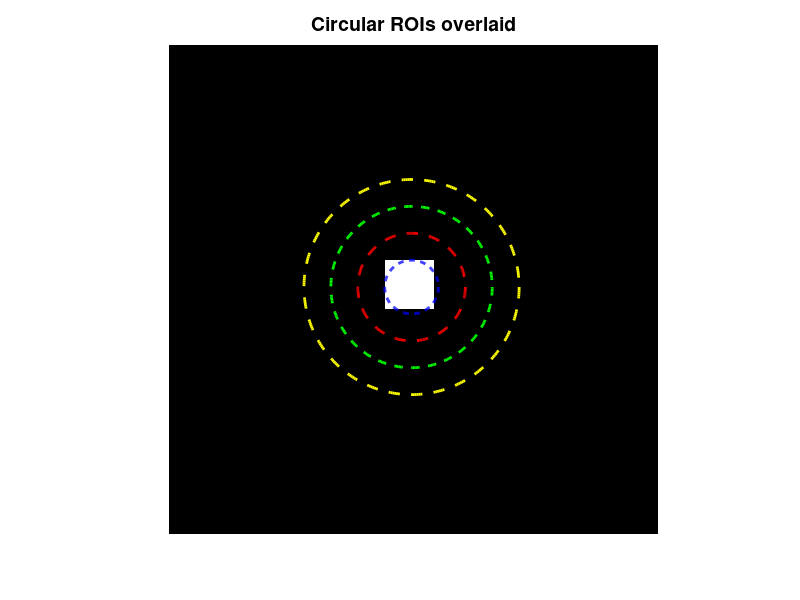
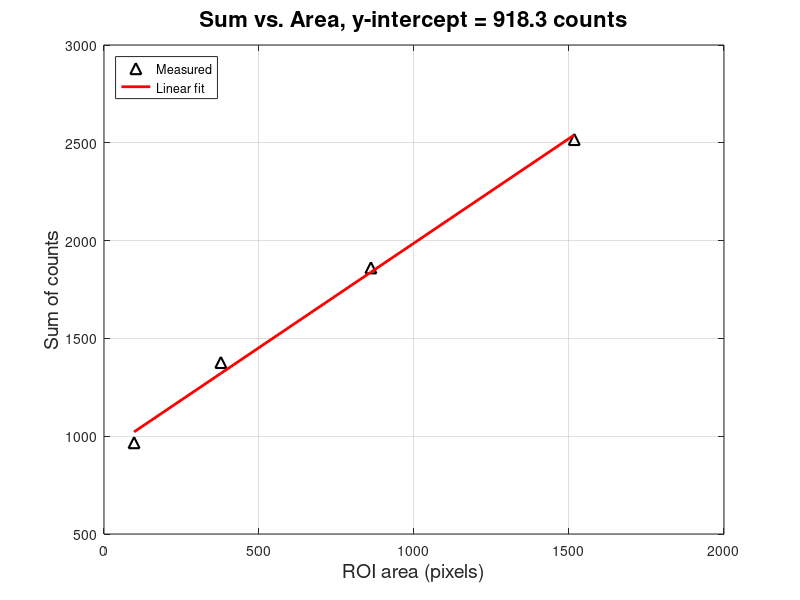
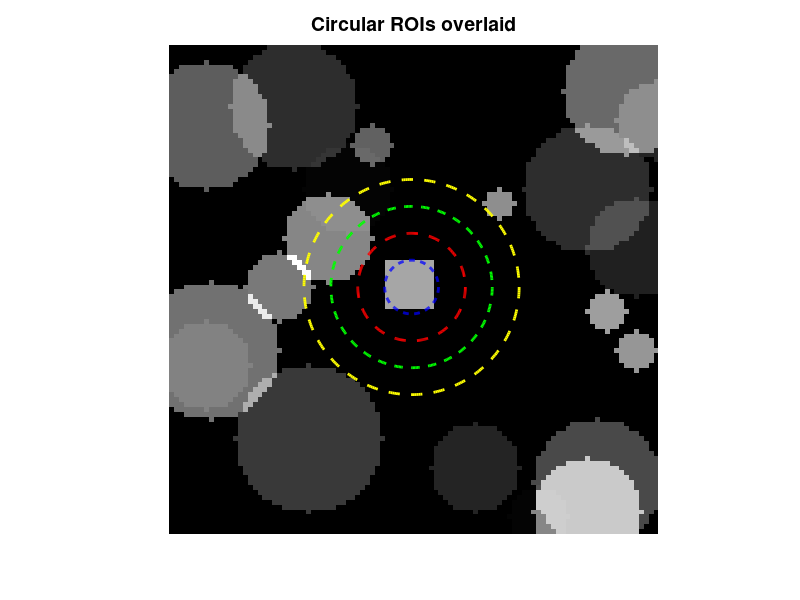
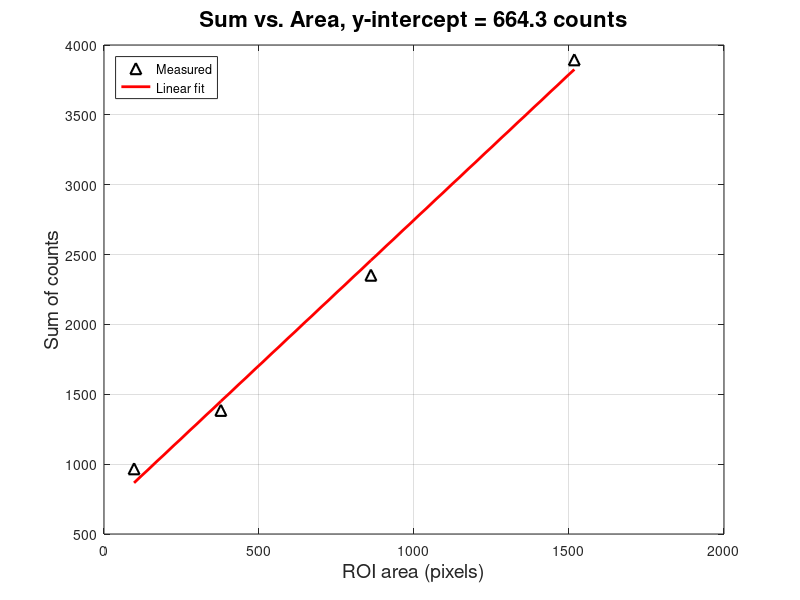

MATLAB code for these plots, in order:
%% Model for why the TIS estimation works — Circular ROI version
% Adapted from Csuflog20140820 toy model

clear all;
close all;
clc;

% 1) Build the toy image
background = ones(100,100);
embed      = ones(10,10)*10 + 1;
[l_1, l_2] = size(embed);
% center embed at (50,50)
y_start = 50 - floor(l_1/2);
x_start = 50 - floor(l_2/2);
background(y_start:y_start+l_1-1, x_start:x_start+l_2-1) = embed;
img = background;

% 2) Define center of all ROIs
xcenter = 50;
ycenter = 50;

% 3) Base width → used to set circle radii
width_s = l_1 * 1.1;         % ~11 pixels
radii   = width_s * [0.5, 1, 1.5, 2];  % radii for circles

% 4) Precompute coordinate grid
[M, N] = size(img);
[X, Y] = meshgrid(1:N, 1:M);

% 5) Preallocate arrays
numROIs = numel(radii);
sums    = zeros(1, numROIs);
areas   = zeros(1, numROIs);

% 6) Loop over each circle ROI
for i = 1:numROIs
    mask      = (X - xcenter).^2 + (Y - ycenter).^2 <= radii(i).^2;
    sums(i)   = sum( img(mask) );
    areas(i)  = sum( mask(:) );    % <-- correct parentheses here
end

% 7) Fit line to sum vs. area
coeffs  = polyfit(areas, sums, 1);
m       = coeffs(1);
b       = coeffs(2);
fitLine = m * areas + b;

% 8) Show image with circles overlaid
figure;
imagesc(img);
colormap('gray');
axis image off;
hold on;
theta  = linspace(0, 2*pi, 360);
colors = {'b--', 'r--', 'g--', 'y--'};
for i = 1:numROIs
    xC = xcenter + radii(i) * cos(theta);
    yC = ycenter + radii(i) * sin(theta);
    plot(xC, yC, colors{i}, 'LineWidth', 2);
end
title('Circular ROIs overlaid','FontSize',14);

% 9) Plot sums vs. area and display intercept
figure;
plot(areas, sums, 'k^','MarkerSize',8,'LineWidth',1.5);
hold on;
plot(areas, fitLine, 'r-','LineWidth',2);
xlabel('ROI area (pixels)','FontSize',14);
ylabel('Sum of counts','FontSize',14);
title(sprintf('Sum vs. Area, y-intercept = %.1f counts', b),'FontSize',16);
legend('Measured','Linear fit','Location','NorthWest');
grid on;


%% 
%% Model for why the TIS estimation works — Circular ROIs + Random-circle background
% Adapted from Csuflog20140820 toy model

clear; close all; clc;

% 1) Build the toy image: background of random circles + central embed
imgSize = 100;
background = ones(imgSize, imgSize);

% grid for drawing circles
[Xbg, Ybg] = meshgrid(1:imgSize, 1:imgSize);

% scatter a bunch of random circles
numRandomCircles = 20;
minRadius = 3; 
maxRadius = 15;
for k = 1:numRandomCircles
    cx = randi([1, imgSize]);           % random center x
    cy = randi([1, imgSize]);           % random center y
    r  = randi([minRadius, maxRadius]); % random radius
    mask = (Xbg - cx).^2 + (Ybg - cy).^2 <= r.^2;
    % add a random extra count (0–10) inside each circle
    background(mask) = background(mask) + rand()*10;
end

% now embed the 10×10 high-scatter “spot” in the center
embed = ones(10,10)*10 + 1;
[l1, l2] = size(embed);
yStart = round(imgSize/2 - l1/2);
xStart = round(imgSize/2 - l2/2);
background(yStart:yStart+l1-1, xStart:xStart+l2-1) = embed;

img = background;


% 2) Define center for circular ROIs
xcenter = imgSize/2;
ycenter = imgSize/2;

% 3) Base width → determine ROI radii
width_s = l1 * 1.1;  % ~11 pixels
radii   = width_s * [0.5, 1, 1.5, 2];

% 4) Build coordinate grid for ROI masks
[M, N] = size(img);
[X, Y] = meshgrid(1:N, 1:M);

% 5) Preallocate sums & areas
numROIs = numel(radii);
sums    = zeros(1, numROIs);
areas   = zeros(1, numROIs);

% 6) Compute total counts & pixel-counts within each circular ROI
for i = 1:numROIs
    mask      = (X - xcenter).^2 + (Y - ycenter).^2 <= radii(i).^2;
    sums(i)   = sum( img(mask) );
    areas(i)  = sum( mask(:) );    % <-- fixed parentheses here
end

% 7) Fit sum vs. area to a line: sum = m·area + b
coeffs  = polyfit(areas, sums, 1);
m       = coeffs(1);
b       = coeffs(2);
fitLine = m * areas + b;

% 8) Show image with circular ROIs overlaid
figure;
imagesc(img);
colormap('gray');
axis image off;
hold on;
theta  = linspace(0, 2*pi, 360);
colors = {'b--','r--','g--','y--'};
for i = 1:numROIs
    xC = xcenter + radii(i)*cos(theta);
    yC = ycenter + radii(i)*sin(theta);
    plot(xC, yC, colors{i}, 'LineWidth', 2);
end
title('Circular ROIs overlaid','FontSize',14);

% 9) Plot sums vs. area and annotate intercept
figure;
plot(areas, sums, 'k^','MarkerSize',8,'LineWidth',1.5);
hold on;
plot(areas, fitLine, 'r-','LineWidth',2);
xlabel('ROI area (pixels)','FontSize',14);
ylabel('Sum of counts','FontSize',14);
title(sprintf('Sum vs. Area, y-intercept = %.1f counts', b),'FontSize',16);
legend('Measured','Linear fit','Location','NorthWest');
grid on;

%%

%% Model for why the TIS estimation works — 6 Nested Circular ROIs
% Adapted from Csuflog20140820 toy model

clear; close all; clc;

% 1) Build the toy image: background of random circles + central embed
imgSize = 100;
background = ones(imgSize, imgSize);

[Xbg, Ybg] = meshgrid(1:imgSize, 1:imgSize);
numRandomCircles = 20;
minRadius = 3; maxRadius = 15;
for k = 1:numRandomCircles
    cx = randi(imgSize);
    cy = randi(imgSize);
    r  = randi([minRadius, maxRadius]);
    mask = (Xbg - cx).^2 + (Ybg - cy).^2 <= r.^2;
    background(mask) = background(mask) + rand()*10;
end

embed = ones(10,10)*10 + 1;
[l1, l2] = size(embed);
yStart = round(imgSize/2 - l1/2);
xStart = round(imgSize/2 - l2/2);
background(yStart:yStart+l1-1, xStart:xStart+l2-1) = embed;

img = background;

% 2) Center for ROI placement
xcenter = imgSize/2;
ycenter = imgSize/2;

% 3) Define six nested radii, each 0.5*width_s apart
width_s = l1 * 1.1;           % ~11 pixels
factors = linspace(2.5,3,6);        % [0.5, 1.0, 1.5, 2.0, 2.5, 3.0]
radii   = width_s * factors;  % six radii

% 4) Precompute grid for mask creation
[M, N] = size(img);
[X, Y] = meshgrid(1:N, 1:M);

% 5) Allocate storage
numROIs = numel(radii);
sums    = zeros(1, numROIs);
areas   = zeros(1, numROIs);

% 6) Compute sums & areas inside each circular ROI
for i = 1:numROIs
    mask     = (X - xcenter).^2 + (Y - ycenter).^2 <= radii(i).^2;
    sums(i)  = sum( img(mask) );
    areas(i) = sum( mask(:) );
end

% 7) Linear fit: sum ≈ m·area + b
coeffs  = polyfit(areas, sums, 1);
m       = coeffs(1);
b       = coeffs(2);
fitLine = m * areas + b;

% 8) Display image with the six circles overlaid
figure;
imagesc(img);
colormap('gray');
axis image off; hold on;
theta  = linspace(0,2*pi,360);
colors = {'b--','r--','g--','y--','m--','c--'};
for i = 1:numROIs
    xC = xcenter + radii(i)*cos(theta);
    yC = ycenter + radii(i)*sin(theta);
    plot(xC, yC, colors{i}, 'LineWidth', 2);
end
title('Six Nested Circular ROIs','FontSize',14);

% 9) Plot sum vs. area with fit
figure;
plot(areas, sums, 'k^','MarkerSize',8,'LineWidth',1.5);
hold on;
plot(areas, fitLine, 'r-','LineWidth',2);
xlabel('ROI area (pixels)','FontSize',14);
ylabel('Sum of counts','FontSize',14);
title(sprintf('Sum vs. Area, y-intercept = %.1f counts', b),'FontSize',16);
legend('Measured','Linear fit','Location','NorthWest');
grid on;

%% 

%% Dynamic TIS intercept vs. background brightness with live subplot
% 6 nested circular ROIs, ramp the background over 1000 iterations,
% update both the ROI image and a live plot of the y-intercept evolution.

clear; close all; clc;

% 1) Build the toy image: random circles + central embed
imgSize = 100;
background = ones(imgSize);

[Xbg, Ybg] = meshgrid(1:imgSize, 1:imgSize);
numRandomCircles = 20;
minRadius = 3; maxRadius = 15;
randomMask = false(imgSize);

for k = 1:numRandomCircles
    cx = randi(imgSize);
    cy = randi(imgSize);
    r  = randi([minRadius, maxRadius]);
    thisMask = (Xbg - cx).^2 + (Ybg - cy).^2 <= r.^2;
    randomMask = randomMask | thisMask;
    background(thisMask) = background(thisMask) + rand()*10;
end

embed = ones(10,10)*10 + 1;
[l1, ~] = size(embed);
yStart = round(imgSize/2 - l1/2);
xStart = round(imgSize/2 - l1/2);
background(yStart:yStart+l1-1, xStart:xStart+l1-1) = embed;

img = background;

% 2) Define 6 nested circular ROIs
xcenter = imgSize/2;
ycenter = imgSize/2;
width_s = l1 * 1.1;
radii   = width_s * linspace(2.5,3,6);  % six radii
[X, Y] = meshgrid(1:imgSize, 1:imgSize);
numROIs = numel(radii);

% 3) Preallocate storage for fit intercepts
numIterations = 1000;
yIntercepts   = nan(1, numIterations);

% 4) Create figure with two subplots
hFig = figure('Name','Dynamic ROIs and Intercept','NumberTitle','off',...
              'Position',[200 200 900 400]);

% Left: image + ROIs
hAxImg = subplot(1,2,1);
hImg = imagesc(img, 'Parent', hAxImg);
colormap(hAxImg, 'gray');
axis(hAxImg, 'image', 'off');
hold(hAxImg, 'on');
theta = linspace(0,2*pi,360);
colors = {'b--','r--','g--','y--','m--','c--'};
for i = 1:numROIs
    xC = xcenter + radii(i)*cos(theta);
    yC = ycenter + radii(i)*sin(theta);
    plot(hAxImg, xC, yC, colors{i}, 'LineWidth', 2);
end
title(hAxImg, 'Nested Circular ROIs','FontSize',14);

% Right: live plot of y-intercept vs iteration
hAxPlot = subplot(1,2,2);
hPlot = plot(hAxPlot, nan, nan, 'b-','LineWidth',1.5);
xlabel(hAxPlot, 'Iteration','FontSize',12);
ylabel(hAxPlot, 'Y-Intercept (counts)','FontSize',12);
title(hAxPlot, 'Evolution of Y-Intercept','FontSize',14);
xlim(hAxPlot, [1 numIterations]);
grid(hAxPlot, 'on');
hold(hAxPlot, 'on');

% 5) Main loop: ramp brightness, recalc intercept, update both plots
for iter = 1:numIterations
    % Increase brightness inside random circles
    img(randomMask) = img(randomMask) + 1;
    
    % Compute sums & areas for each ROI
    sums  = zeros(1, numROIs);
    areas = zeros(1, numROIs);
    for i = 1:numROIs
        maskROI   = (X - xcenter).^2 + (Y - ycenter).^2 <= radii(i).^2;
        sums(i)   = sum( img(maskROI) );
        areas(i)  = sum( maskROI(:) );
    end
    
    % Fit line: sum ≈ m·area + b
    coeffs           = polyfit(areas, sums, 1);
    yIntercepts(iter)= coeffs(2);
    
    % Update image data
    set(hImg, 'CData', img);
    
    % Update live intercept plot
    set(hPlot, 'XData', 1:iter, ...
               'YData', yIntercepts(1:iter));
    
    drawnow;
end

%%

%% Dynamic TIS intercept vs. growing & brightening circles
% 6 nested circular ROIs, with random background circles that start small
% (5 px) and then grow in size and brightness over 1000 iterations; live
% update of ROI image + intercept plot.

clear; close all; clc;

% 1) Initialize toy image with random circles + central embed
imgSize = 100;
background = ones(imgSize);  % base level = 1

% Precompute grid for drawing circles
[Xbg, Ybg] = meshgrid(1:imgSize, 1:imgSize);

% Generate random circle parameters
numRandomCircles = 20;
initialRadius    = 5;                        % start every circle at 5 px
cx    = randi(imgSize, [1, numRandomCircles]);  
cy    = randi(imgSize, [1, numRandomCircles]);
r0    = ones(1, numRandomCircles) * initialRadius;  
initAmp = rand(1, numRandomCircles) * 10;    % initial extra amplitude

% Paint initial random circles (all radius = 5 px)
for k = 1:numRandomCircles
    mask0 = (Xbg - cx(k)).^2 + (Ybg - cy(k)).^2 <= r0(k)^2;
    background(mask0) = background(mask0) + initAmp(k);
end

img = background;  % working image

% 2) Define 6 nested circular ROIs (fixed)
xcenter = imgSize/2;
ycenter = imgSize/2;
width_s = 10 * 1.1;                      
radii   = width_s * linspace(2.5, 3, 6); % six radii, closely spaced

% Precompute grid for ROI masks
[X, Y] = meshgrid(1:imgSize, 1:imgSize);
numROIs = numel(radii);

% 3) Preallocate storage for y-intercepts
numIterations = 1000;
yIntercepts   = nan(1, numIterations);

% 4) Set growth parameters for random circles
growthRate     = 0.01;    % px per iteration
brightnessStep = 0.1;     % counts added per iteration inside circles

% 5) Create figure with two subplots
hFig = figure('Name','Growing Circles & ROI Fit','NumberTitle','off',...
              'Position',[200 200 900 400]);

% Left subplot: ROI image
hAxImg = subplot(1,2,1);
hImg   = imagesc(img, 'Parent', hAxImg);
colormap(hAxImg,'gray');
axis(hAxImg,'image','off');
hold(hAxImg,'on');
theta    = linspace(0,2*pi,360);
colorsROI = {'b--','r--','g--','y--','m--','c--'};
for i = 1:numROIs
    xC = xcenter + radii(i)*cos(theta);
    yC = ycenter + radii(i)*sin(theta);
    plot(hAxImg, xC, yC, colorsROI{i}, 'LineWidth', 2);
end
title(hAxImg,'Nested Circular ROIs','FontSize',14);

% Right subplot: live y-intercept plot
hAxPlot = subplot(1,2,2);
hPlot   = plot(hAxPlot, nan, nan, 'b-','LineWidth',1.5);
xlabel(hAxPlot,'Iteration','FontSize',12);
ylabel(hAxPlot,'Y-Intercept (counts)','FontSize',12);
title(hAxPlot,'Evolution of Y-Intercept','FontSize',14);
xlim(hAxPlot,[1 numIterations]);
grid(hAxPlot,'on');
hold(hAxPlot,'on');

% 6) Main loop: grow & brighten circles, recalc fit, update plots
for iter = 1:numIterations
    % Build dynamic mask for all circles at their current radii
    currentMask = false(imgSize);
    for k = 1:numRandomCircles
        rCurr    = r0(k) + growthRate * iter;
        thisMask = (Xbg - cx(k)).^2 + (Ybg - cy(k)).^2 <= rCurr^2;
        currentMask = currentMask | thisMask;
    end
    
    % Increase brightness inside growing circles
    img(currentMask) = img(currentMask) + brightnessStep;
    
    % Compute ROI sums & areas
    sums  = zeros(1, numROIs);
    areas = zeros(1, numROIs);
    for i = 1:numROIs
        maskROI   = (X - xcenter).^2 + (Y - ycenter).^2 <= radii(i)^2;
        sums(i)   = sum(img(maskROI));
        areas(i)  = sum(maskROI(:));  % correct parentheses
    end
    
    % Linear fit: sums ≈ m·areas + b
    coeffs            = polyfit(areas, sums, 1);
    yIntercepts(iter) = coeffs(2);
    
    % Update ROI image
    set(hImg, 'CData', img);
    
    % Update live intercept plot
    set(hPlot, 'XData', 1:iter, 'YData', yIntercepts(1:iter));
    
    drawnow;
end

% After loop, yIntercepts contains the evolution of the background intercept.